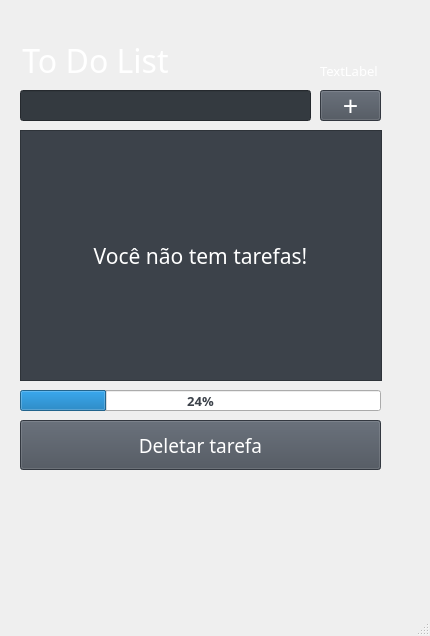
<?xml version="1.0" encoding="UTF-8"?>
<ui version="4.0">
 <class>MainWindow</class>
 <widget class="QMainWindow" name="MainWindow">
  <property name="geometry">
   <rect>
    <x>0</x>
    <y>0</y>
    <width>430</width>
    <height>636</height>
   </rect>
  </property>
  <property name="windowTitle">
   <string>MainWindow</string>
  </property>
  <property name="autoFillBackground">
   <bool>true</bool>
  </property>
  <property name="tabShape">
   <enum>QTabWidget::TabShape::Rounded</enum>
  </property>
  <widget class="QWidget" name="centralwidget">
   <widget class="QLineEdit" name="lineEdit">
    <property name="enabled">
     <bool>true</bool>
    </property>
    <property name="geometry">
     <rect>
      <x>20</x>
      <y>90</y>
      <width>291</width>
      <height>31</height>
     </rect>
    </property>
    <property name="styleSheet">
     <string notr="true">background-color: rgb(52, 58, 64);
color: rgb(255, 255, 255);</string>
    </property>
   </widget>
   <widget class="QPushButton" name="addButton">
    <property name="geometry">
     <rect>
      <x>320</x>
      <y>90</y>
      <width>61</width>
      <height>31</height>
     </rect>
    </property>
    <property name="font">
     <font>
      <family>Microsoft YaHei</family>
      <pointsize>20</pointsize>
     </font>
    </property>
    <property name="cursor">
     <cursorShape>PointingHandCursor</cursorShape>
    </property>
    <property name="styleSheet">
     <string notr="true">QPushButton {
	background-color: rgb(72, 79, 89);
	color: rgb(255, 255, 255);
}

</string>
    </property>
    <property name="text">
     <string>+</string>
    </property>
   </widget>
   <widget class="QListWidget" name="listWidget">
    <property name="geometry">
     <rect>
      <x>20</x>
      <y>130</y>
      <width>362</width>
      <height>251</height>
     </rect>
    </property>
    <property name="toolTip">
     <string/>
    </property>
    <property name="styleSheet">
     <string notr="true">background-color: rgb(60, 66, 74);
color: rgb(255, 255, 255);
</string>
    </property>
   </widget>
   <widget class="QPushButton" name="removeButton">
    <property name="geometry">
     <rect>
      <x>20</x>
      <y>420</y>
      <width>361</width>
      <height>50</height>
     </rect>
    </property>
    <property name="font">
     <font>
      <family>Microsoft YaHei</family>
      <pointsize>14</pointsize>
     </font>
    </property>
    <property name="cursor">
     <cursorShape>PointingHandCursor</cursorShape>
    </property>
    <property name="styleSheet">
     <string notr="true">QPushButton {
	background-color: rgb(72, 79, 89);
	color: rgb(255, 255, 255);
}

</string>
    </property>
    <property name="text">
     <string>Deletar tarefa</string>
    </property>
   </widget>
   <widget class="QLabel" name="label">
    <property name="geometry">
     <rect>
      <x>0</x>
      <y>20</y>
      <width>191</width>
      <height>81</height>
     </rect>
    </property>
    <property name="font">
     <font>
      <family>Microsoft YaHei</family>
      <pointsize>24</pointsize>
      <italic>false</italic>
     </font>
    </property>
    <property name="mouseTracking">
     <bool>false</bool>
    </property>
    <property name="styleSheet">
     <string notr="true">color: rgb(255, 255, 255);</string>
    </property>
    <property name="text">
     <string>To Do List</string>
    </property>
    <property name="alignment">
     <set>Qt::AlignmentFlag::AlignCenter</set>
    </property>
    <property name="wordWrap">
     <bool>false</bool>
    </property>
    <property name="indent">
     <number>0</number>
    </property>
   </widget>
   <widget class="QLabel" name="labelHora">
    <property name="geometry">
     <rect>
      <x>320</x>
      <y>60</y>
      <width>71</width>
      <height>21</height>
     </rect>
    </property>
    <property name="font">
     <font>
      <family>Microsoft YaHei</family>
      <pointsize>10</pointsize>
     </font>
    </property>
    <property name="styleSheet">
     <string notr="true">color: rgb(255, 255, 255)</string>
    </property>
    <property name="text">
     <string>TextLabel</string>
    </property>
   </widget>
   <widget class="QProgressBar" name="progressBar">
    <property name="geometry">
     <rect>
      <x>20</x>
      <y>390</y>
      <width>361</width>
      <height>21</height>
     </rect>
    </property>
    <property name="font">
     <font>
      <family>Microsoft YaHei</family>
      <pointsize>10</pointsize>
      <bold>true</bold>
     </font>
    </property>
    <property name="layoutDirection">
     <enum>Qt::LayoutDirection::LeftToRight</enum>
    </property>
    <property name="autoFillBackground">
     <bool>false</bool>
    </property>
    <property name="styleSheet">
     <string notr="true">color: rgb(60, 66, 74);</string>
    </property>
    <property name="value">
     <number>24</number>
    </property>
    <property name="alignment">
     <set>Qt::AlignmentFlag::AlignCenter</set>
    </property>
    <property name="orientation">
     <enum>Qt::Orientation::Horizontal</enum>
    </property>
   </widget>
   <widget class="QLabel" name="emptyLabel">
    <property name="geometry">
     <rect>
      <x>20</x>
      <y>130</y>
      <width>361</width>
      <height>251</height>
     </rect>
    </property>
    <property name="font">
     <font>
      <family>Microsoft YaHei</family>
      <pointsize>16</pointsize>
     </font>
    </property>
    <property name="styleSheet">
     <string notr="true">color: rgb(255, 255, 255);</string>
    </property>
    <property name="text">
     <string>Você não tem tarefas!</string>
    </property>
    <property name="alignment">
     <set>Qt::AlignmentFlag::AlignCenter</set>
    </property>
   </widget>
  </widget>
  <widget class="QStatusBar" name="statusbar"/>
  <action name="actionType_HERE">
   <property name="text">
    <string>Type HERE</string>
   </property>
  </action>
 </widget>
 <resources/>
 <connections/>
</ui>
